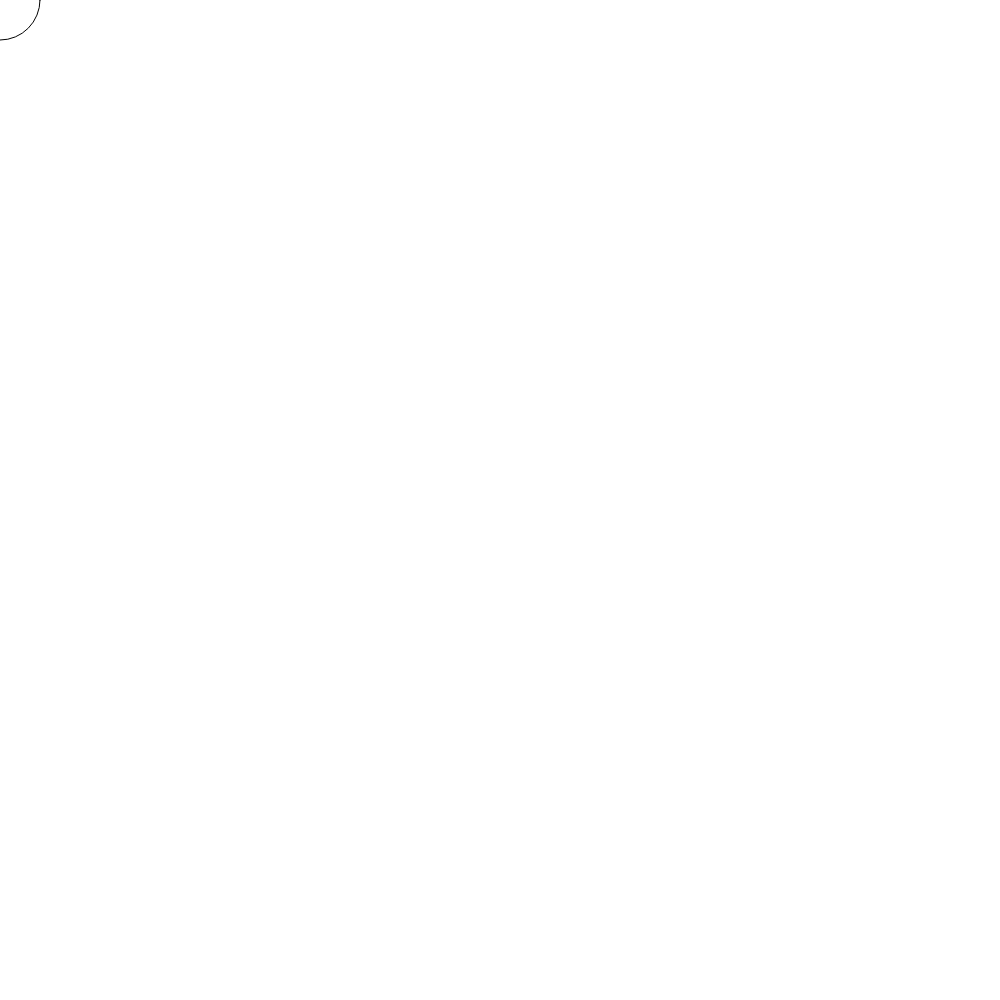
Frame 1 (no input)
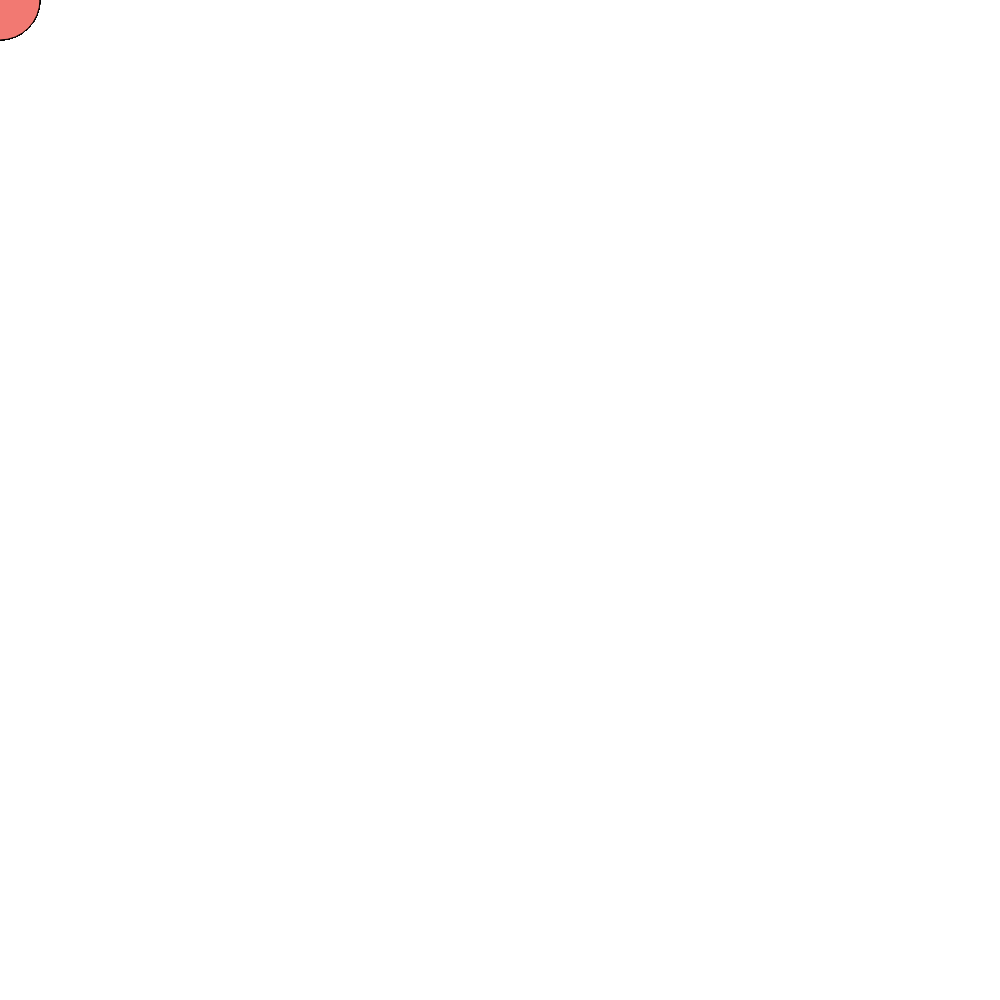
Frame 60 (no input)
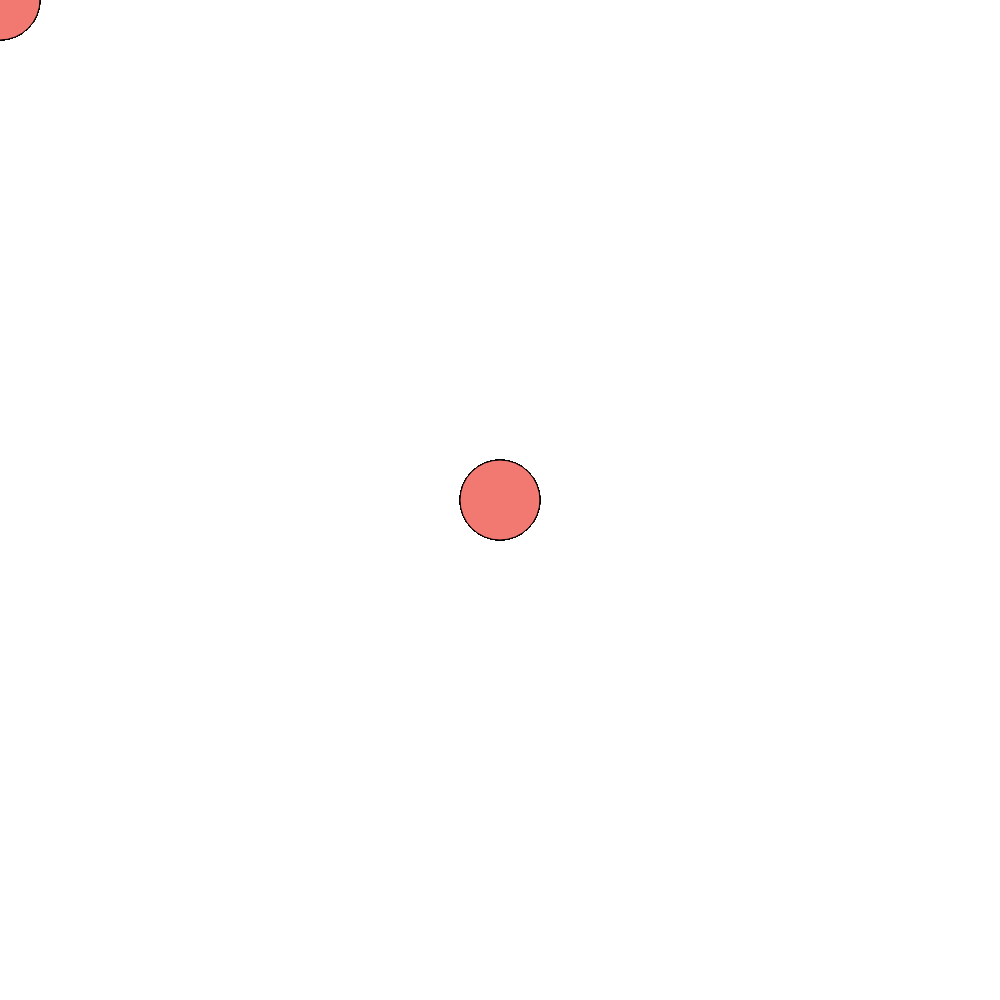
Frame 120 (the mouse pressed at the canvas centre since frame 60)

The p5.js sketch that drew these frames (run headless with seeded random() and noise() and a simulated clock; from frame 60 on, the mouse is pressed at the canvas centre):

// p5.js sketch
// ── sketch.js
function setup() {
  createCanvas (1000,1000);
}

function draw() {

    


    ellipse(mouseX,mouseY,80,80); 
    fill(126, 41, 28);
    fill (242, 121, 114);
}
